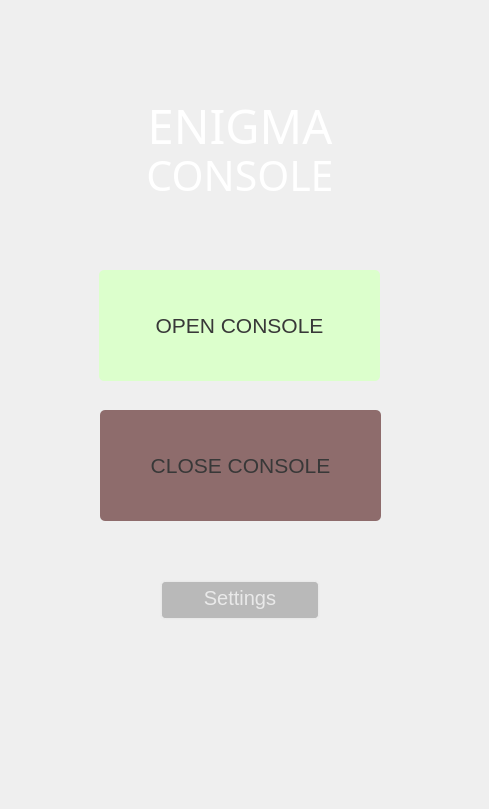
    <widget class="QWidget" name="main_page">
     <widget class="QLabel" name="background_5">
      <property name="geometry">
       <rect>
        <x>0</x>
        <y>0</y>
        <width>480</width>
        <height>800</height>
       </rect>
      </property>
      <property name="styleSheet">
       <string notr="true">background-image: url(bg-vertical.png);</string>
      </property>
      <property name="text">
       <string/>
      </property>
     </widget>
     <widget class="QLabel" name="enigmatext_5">
      <property name="geometry">
       <rect>
        <x>0</x>
        <y>100</y>
        <width>480</width>
        <height>51</height>
       </rect>
      </property>
      <property name="font">
       <font>
        <family>Montserrat Black</family>
        <pointsize>35</pointsize>
       </font>
      </property>
      <property name="styleSheet">
       <string notr="true">color:rgba(255,255,255,255);
</string>
      </property>
      <property name="text">
       <string>ENIGMA</string>
      </property>
      <property name="textFormat">
       <enum>Qt::PlainText</enum>
      </property>
      <property name="alignment">
       <set>Qt::AlignCenter</set>
      </property>
     </widget>
     <widget class="QLabel" name="consoletext_5">
      <property name="geometry">
       <rect>
        <x>0</x>
        <y>150</y>
        <width>480</width>
        <height>51</height>
       </rect>
      </property>
      <property name="font">
       <font>
        <family>Montserrat Light</family>
        <pointsize>31</pointsize>
       </font>
      </property>
      <property name="styleSheet">
       <string notr="true">color:rgba(255,255,255,255);
</string>
      </property>
      <property name="text">
       <string>CONSOLE</string>
      </property>
      <property name="textFormat">
       <enum>Qt::AutoText</enum>
      </property>
      <property name="alignment">
       <set>Qt::AlignCenter</set>
      </property>
     </widget>
     <widget class="QPushButton" name="open_button">
      <property name="geometry">
       <rect>
        <x>99</x>
        <y>270</y>
        <width>281</width>
        <height>111</height>
       </rect>
      </property>
      <property name="font">
       <font>
        <family>Tahoma</family>
        <pointsize>16</pointsize>
       </font>
      </property>
      <property name="styleSheet">
       <string notr="true">QPushButton {
border-radius: 5px;
padding: 5px; 
color:#383838;
background-color:  #DCFFCC;
}
QPushButton:pressed {
        background-color: rgba(196, 196, 196, 196); 

 }

    </string>
      </property>
      <property name="text">
       <string>OPEN CONSOLE</string>
      </property>
     </widget>
     <widget class="QPushButton" name="close_button">
      <property name="geometry">
       <rect>
        <x>100</x>
        <y>410</y>
        <width>281</width>
        <height>111</height>
       </rect>
      </property>
      <property name="font">
       <font>
        <family>Tahoma</family>
        <pointsize>16</pointsize>
       </font>
      </property>
      <property name="styleSheet">
       <string notr="true">QPushButton {
border-radius: 5px;
padding: 5px; 
color:#383838;
background-color:  #8E6C6C;
}
QPushButton:pressed {
        background-color: rgba(196, 196, 196, 196); 

 }

    </string>
      </property>
      <property name="text">
       <string>CLOSE CONSOLE</string>
      </property>
     </widget>
     <widget class="QLabel" name="ff_logo_2">
      <property name="geometry">
       <rect>
        <x>150</x>
        <y>620</y>
        <width>180</width>
        <height>180</height>
       </rect>
      </property>
      <property name="styleSheet">
       <string notr="true">border-image: url(Transperent-Logo.png);</string>
      </property>
      <property name="text">
       <string/>
      </property>
     </widget>
     <widget class="QPushButton" name="settings_pushbutton">
      <property name="geometry">
       <rect>
        <x>160</x>
        <y>580</y>
        <width>160</width>
        <height>40</height>
       </rect>
      </property>
      <property name="font">
       <font>
        <family>Tahoma</family>
        <pointsize>15</pointsize>
       </font>
      </property>
      <property name="styleSheet">
       <string notr="true">
       QPushButton{background-color:rgba(0, 0, 0, 0);border: 2px solid  rgba(237, 237, 237, 237);border-radius: 5px;padding: 5px;color:rgba(237, 237, 237, 237);padding-bottom:9px;background-color:  rgba(96, 96, 96, 96);} QPushButton:pressed {background-color: rgba(196, 196, 196, 196); }
       </string>
      </property>
      <property name="text">
       <string>Settings</string>
      </property>
      <property name="checkable">
       <bool>false</bool>
      </property>
      <property name="autoDefault">
       <bool>false</bool>
      </property>
     </widget>
    </widget>
